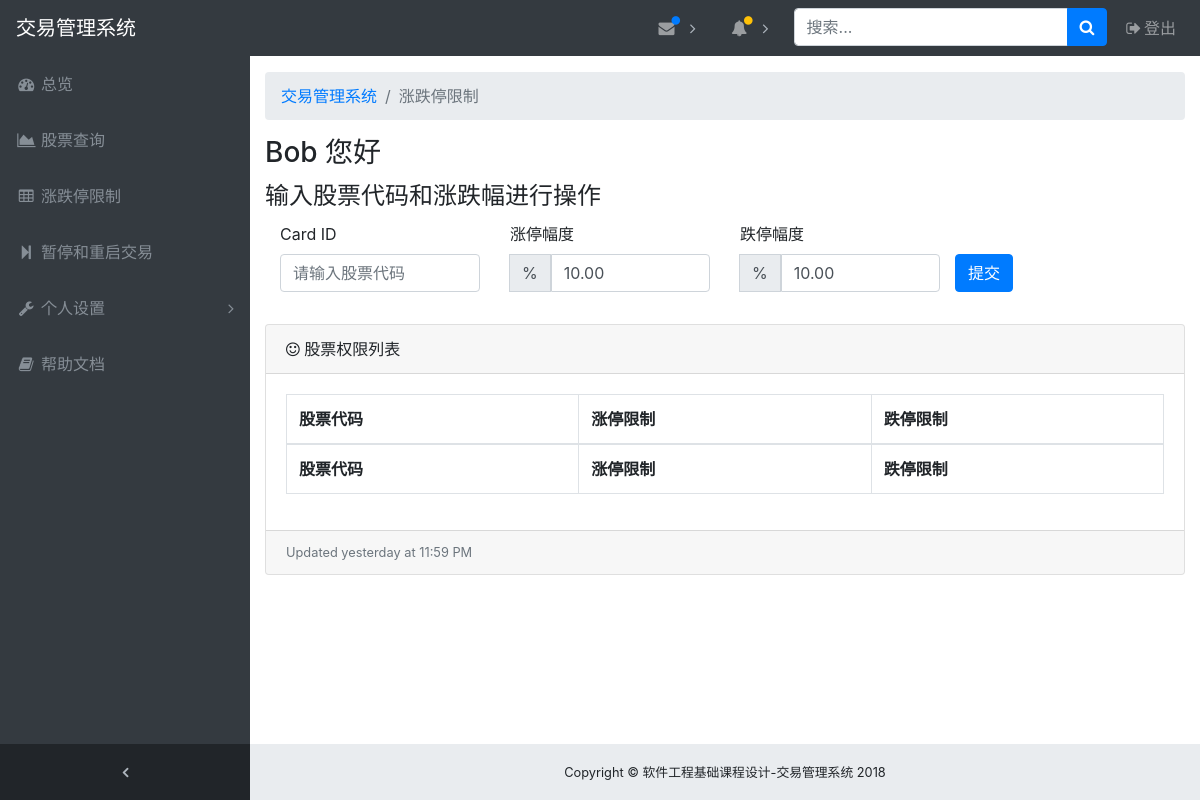
Page /confine (signed in) on the earlier database version.
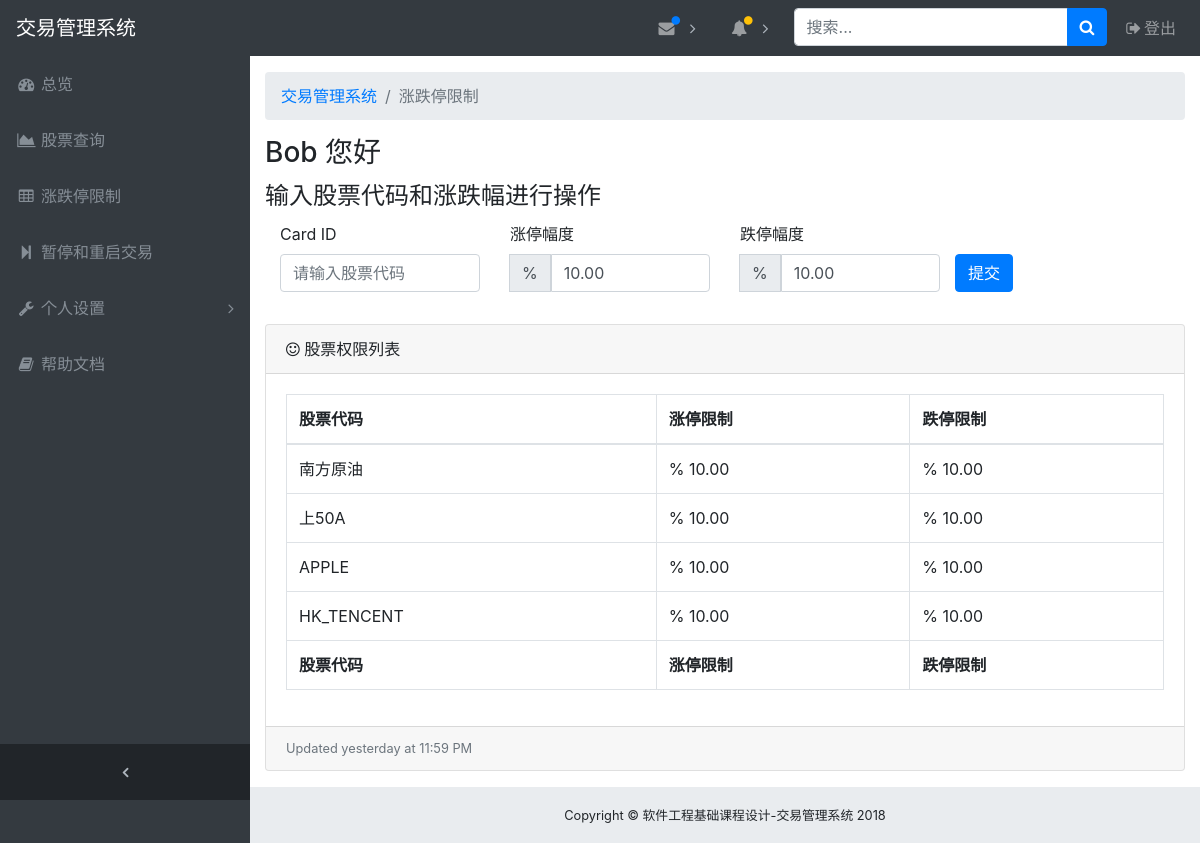
Same page on the later database version.
### app/models.py (models this page shows, shortened)
class Stock ( db.Model ):
    __tablename__ = "stock"
    stock_inner_id = db.Column ( db.Integer, primary_key=True, autoincrement=True )
    stock_name = db.Column ( db.String ( 40 ), index=True )
    is_trading = db.Column ( db.Boolean, default=True )
    up_confine = db.Column ( db.DECIMAL ( 7, 2 ), default=10 )
    down_confine = db.Column ( db.DECIMAL ( 7, 2 ), default=10 )
    dirty = db.Column ( db.Boolean, default=False )

### app/views.py (the view, shortened to what this page needs)
@app.route ( '/confine', methods=['GET', 'POST'] )
@login_required
def confine():
    form = ConfineForm ()
    auth_list = None
    user_id = current_user.get_id ()
    auth_list = Auth.query.filter_by ( admin_id=user_id )
    stock_list = []
    for auth in auth_list:
        stock_list.append ( Stock.query.filter_by ( stock_name=auth.stock_id ).first () )
    return render_template ( "confine.html", username=current_user.get_id (), stock_list=stock_list, form=form )

### app/forms.py
class ConfineForm ( FlaskForm ):
    stock_name = StringField ( "stock_name", validators=[DataRequired ()] )
    down_confine = DecimalField ( "down_confine", validators=[DataRequired ()] )
    up_confine = DecimalField ( "up_confine", validators=[DataRequired ()] )

### app/models.py (called while the page is built)
    def get_id(self):
        return self.id

### app/views.py (called while the page is built)
@app.before_request
def before_request():
    g.user = current_user

@lm.user_loader
def load_user(id):
    return Admin.query.get ( id )

### app/templates/confine.html (shortened to what this page needs)
{% set current_page = "涨跌停限制" %}
{% extends 'base.html' %}
{% block body %}
<div class="row clearfix">
    <div class="container">
        <h3>{{username}} 您好</h3>
        <legend>输入股票代码和涨跌幅进行操作</legend>
        <div class="col-md-12 column">
            <form method="POST" action="{{url_for('confine')}}" class="form-horizontal">
                <fieldset>
                    <div class="form-group">
                        <div class="row clearfix">
                            <div class="col-md-3 column">
                                <label>Card ID</label>
                                <input type="text" class="form-control required"
                                       name="stock_name" maxlength="40" placeholder="请输入股票代码">
                            </div>
                            <div class="col-md-3 column">
                                <label>涨停幅度</label>
                                <div class="input-group mb-3">
                                    <div class="input-group-append">
                                        <span class="input-group-text">%</span>
                                    </div>
                                    <input type="text" class="form-control required"
                                           name="up_confine"
                                           value="10.00" maxlength="16">
                                </div>
                            </div>
                            <div class="col-md-3 column">
                                <label>跌停幅度</label>
                                <div class="input-group mb-3">
                                    <div class="input-group-append">
                                        <span class="input-group-text">%</span>
                                    </div>
                                    <input type="text" class="form-control required"
                                           name="down_confine"
                                           value="10.00" maxlength="16">
                                </div>
                            </div>
                            <div class="col-md-offset-10 column">
                                <label>&nbsp;</label>
                                <br>
                                <button type="submit" class="btn btn-primary">提交</button>
                            </div>
                        </div>
                    </div>
                </fieldset>
            </form>
        </div>
    </div>
</div>
<div class="card mb-3">
    <div class="card-header">
        <i class="fa fa-smile-o"></i> 股票权限列表
    </div>
    <div class="card-body">
        <div class="table-responsive">
            <table class="table table-bordered" id="dataTable" width="100%" cellspacing="0">
                <thead>
                <tr>
                    <th>股票代码</th>
                    <th>涨停限制</th>
                    <th>跌停限制</th>
                </tr>
                </thead>
                <tfoot>
                <tr>
                    <th>股票代码</th>
                    <th>涨停限制</th>
                    <th>跌停限制</th>
                </tr>
                </tfoot>
                <tbody>
                {% for row in stock_list %}
                <tr>
                    <td>{{ row.stock_name }}</td>
                    <td>% {{ row.up_confine }}</td>
                    <td>% {{ row.down_confine }}</td>
                </tr>
                {% endfor %}
                </tbody>
            </table>
        </div>
    </div>
    <div class="card-footer small text-muted">Updated yesterday at 11:59 PM</div>
</div>
{% endblock%}

Differences in the rows shown:
added Stock: stock_name "南方原油", up_confine "10.00", down_confine "10.00"
added Stock: stock_name "上50A", up_confine "10.00", down_confine "10.00"
added Stock: stock_name "APPLE", up_confine "10.00", down_confine "10.00"
added Stock: stock_name "HK_TENCENT", up_confine "10.00", down_confine "10.00"
